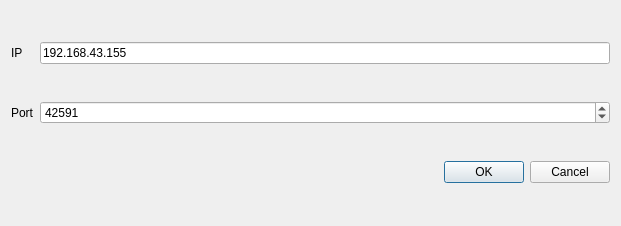
<?xml version="1.0" encoding="UTF-8"?>
<ui version="4.0">
 <class>IPConnectDialog</class>
 <widget class="QDialog" name="IPConnectDialog">
  <property name="windowModality">
   <enum>Qt::ApplicationModal</enum>
  </property>
  <property name="geometry">
   <rect>
    <x>0</x>
    <y>0</y>
    <width>621</width>
    <height>226</height>
   </rect>
  </property>
  <property name="windowTitle">
   <string>Dialog</string>
  </property>
  <property name="modal">
   <bool>true</bool>
  </property>
  <layout class="QHBoxLayout" name="horizontalLayout">
   <item>
    <layout class="QGridLayout" name="gridLayout">
     <item row="5" column="1">
      <widget class="QDialogButtonBox" name="buttonBox">
       <property name="orientation">
        <enum>Qt::Horizontal</enum>
       </property>
       <property name="standardButtons">
        <set>QDialogButtonBox::Cancel|QDialogButtonBox::Ok</set>
       </property>
      </widget>
     </item>
     <item row="2" column="1">
      <widget class="QLineEdit" name="ip">
       <property name="text">
        <string>192.168.43.155</string>
       </property>
      </widget>
     </item>
     <item row="4" column="1">
      <widget class="QSpinBox" name="port">
       <property name="maximum">
        <number>65536</number>
       </property>
       <property name="value">
        <number>42591</number>
       </property>
      </widget>
     </item>
     <item row="2" column="0">
      <widget class="QLabel" name="label">
       <property name="text">
        <string>IP</string>
       </property>
      </widget>
     </item>
     <item row="4" column="0">
      <widget class="QLabel" name="label_2">
       <property name="text">
        <string>Port</string>
       </property>
      </widget>
     </item>
    </layout>
   </item>
  </layout>
 </widget>
 <resources/>
 <connections>
  <connection>
   <sender>buttonBox</sender>
   <signal>accepted()</signal>
   <receiver>IPConnectDialog</receiver>
   <slot>accept()</slot>
   <hints>
    <hint type="sourcelabel">
     <x>248</x>
     <y>254</y>
    </hint>
    <hint type="destinationlabel">
     <x>157</x>
     <y>274</y>
    </hint>
   </hints>
  </connection>
  <connection>
   <sender>buttonBox</sender>
   <signal>rejected()</signal>
   <receiver>IPConnectDialog</receiver>
   <slot>reject()</slot>
   <hints>
    <hint type="sourcelabel">
     <x>316</x>
     <y>260</y>
    </hint>
    <hint type="destinationlabel">
     <x>286</x>
     <y>274</y>
    </hint>
   </hints>
  </connection>
 </connections>
</ui>
